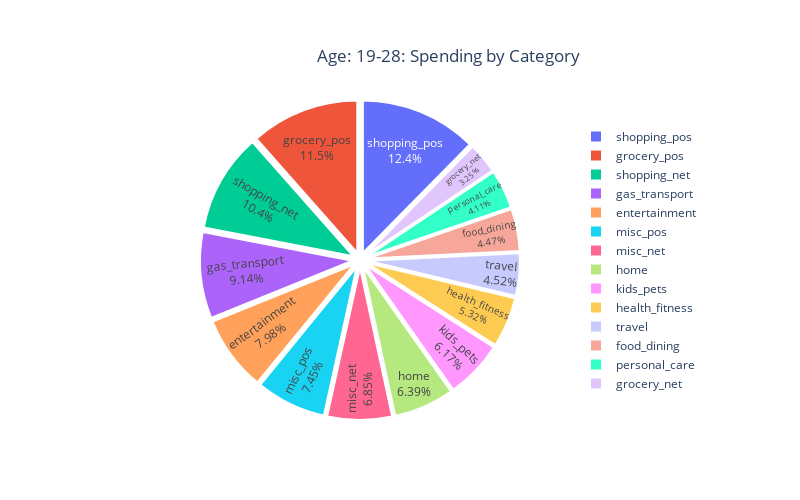

The cell this chart's notebook holds for it:
### Code cell
# Filter the data for the 19-28 age group
young_adults_data = df[df['age_description'] == 'Age: 19-28']

# Calculate the total spend by category for the 19-28 age group
young_adults_spending = young_adults_data.groupby('category')['amt'].sum().reset_index()

# Sort the values for a cleaner chart presentation
young_adults_spending = young_adults_spending.sort_values(by='amt', ascending=False)

# Create a pie chart using plotly
fig = px.pie(
    young_adults_spending, 
    names='category', 
    values='amt', 
    title='Age: 19-28: Spending by Category', 
    hover_data={'amt': ':.2f'},
    labels={'amt': 'Total Spend'}
)

# Customize the chart with percentages on the slices and display total spend on hover
fig.update_traces(
    textposition='inside', 
    textinfo='percent+label', 
    hovertemplate='Total Spend: $%{value:,.2f}', 
    pull=[0.05] * len(young_adults_spending),  # Pull out each slice slightly
    marker=dict(line=dict(color='white', width=2))  # Add white border around each slice
)

# Update the layout for better alignment of the pie chart and legend
fig.update_layout(
    width=800,  # Adjust width
    height=500,  # Adjust height
    title={
        'text': 'Age: 19-28: Spending by Category',
        'y':0.90,  # position of the title from bottom to top (0-1 scale)
        'x':0.56,   # center the title horizontally
        'xanchor': 'center',
        'yanchor': 'top'
    },
    legend={
        'yanchor': 'middle',  # vertical centering
        'y': 0.5,             # legend is vertically centered
        'xanchor': 'left',     # move the legend to the right side
        'x': .8             # move the legend further right to avoid overlapping the pie chart
    },
    margin=dict(l=0  # adds 100px left margin to move the pie chart to the left
))
# Display the chart
fig.show()

### Figure 1 — Plotly figure (JSON) as saved in the notebook; plotly's stock layout.template omitted (floating-point values rounded to 4 significant figures)
{"data": [{"customdata": [[1538000.0], [1433000.0], [1299000.0], [1136000.0], [991800.0], [925800.0], [851200.0], [794600.0], [766800.0], [661700.0], [561400.0], [555900.0], [511200.0], [404100.0]], "domain": {"x": [0, 1], "y": [0, 1]}, "hovertemplate": "Total Spend: $%{value:,.2f}", "labels": ["shopping_pos", "grocery_pos", "shopping_net", "gas_transport", "entertainment", "misc_pos", "misc_net", "home", "kids_pets", "health_fitness", "travel", "food_dining", "personal_care", "grocery_net"], "legendgroup": "", "marker": {"line": {"color": "white", "width": 2}}, "name": "", "pull": [0.05, 0.05, 0.05, 0.05, 0.05, 0.05, 0.05, 0.05, 0.05, 0.05, 0.05, 0.05, 0.05, 0.05], "showlegend": true, "textinfo": "percent+label", "textposition": "inside", "type": "pie", "values": [1538000.0, 1433000.0, 1299000.0, 1136000.0, 991800.0, 925800.0, 851200.0, 794600.0, 766800.0, 661700.0, 561400.0, 555900.0, 511200.0, 404100.0]}], "layout": {"height": 500, "legend": {"tracegroupgap": 0, "x": 0.8, "xanchor": "left", "y": 0.5, "yanchor": "middle"}, "margin": {"l": 0}, "title": {"text": "Age: 19-28: Spending by Category", "x": 0.56, "xanchor": "center", "y": 0.9, "yanchor": "top"}, "width": 800}}
